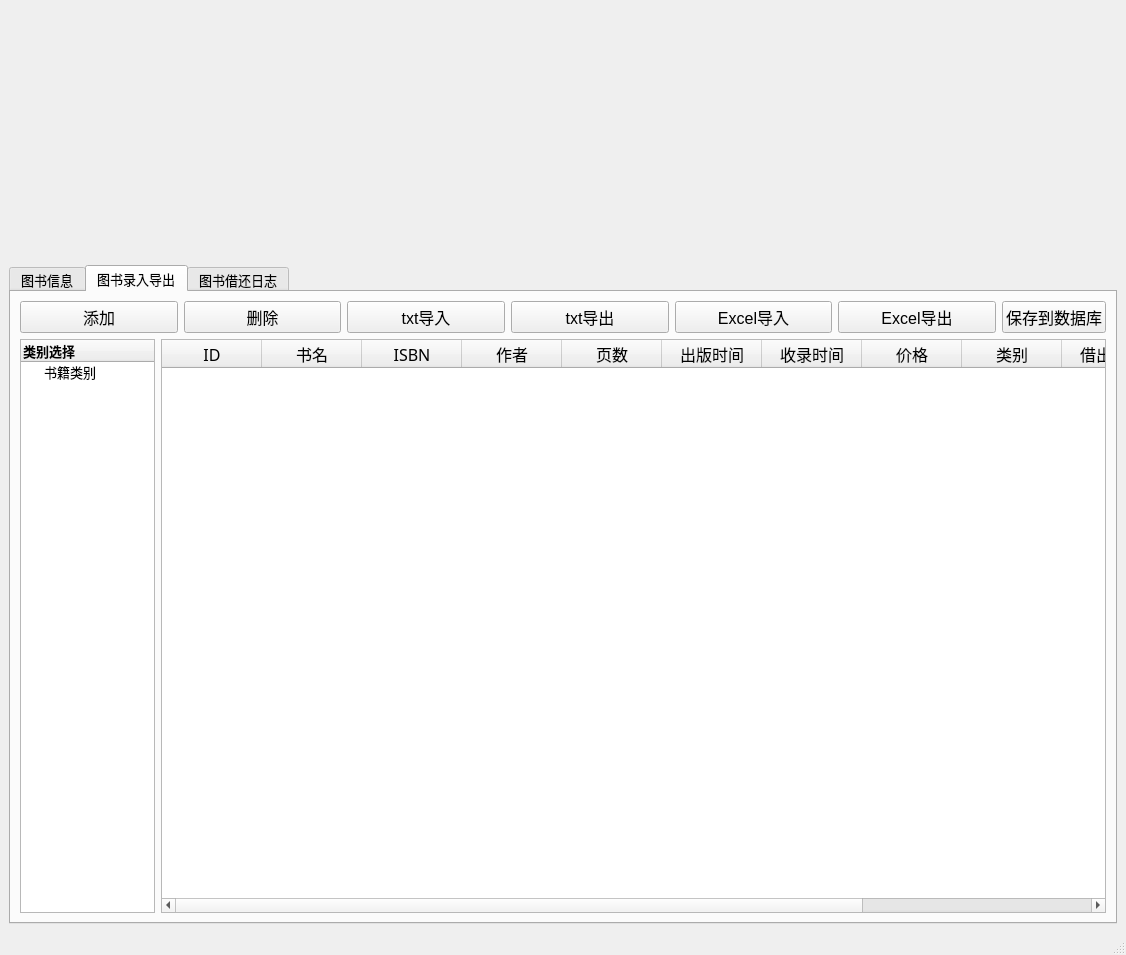
<?xml version="1.0" encoding="UTF-8"?>
<ui version="4.0">
 <class>MainWindow</class>
 <widget class="QMainWindow" name="MainWindow">
  <property name="geometry">
   <rect>
    <x>0</x>
    <y>0</y>
    <width>1126</width>
    <height>955</height>
   </rect>
  </property>
  <property name="sizePolicy">
   <sizepolicy hsizetype="Expanding" vsizetype="Expanding">
    <horstretch>0</horstretch>
    <verstretch>0</verstretch>
   </sizepolicy>
  </property>
  <property name="windowTitle">
   <string>MainWindow</string>
  </property>
  <property name="autoFillBackground">
   <bool>false</bool>
  </property>
  <widget class="QWidget" name="centralwidget">
   <layout class="QVBoxLayout" name="verticalLayout_5">
    <item>
     <layout class="QVBoxLayout" name="verticalLayout" stretch="1,0">
      <item>
       <widget class="QLabel" name="mainTitlePic">
        <property name="sizePolicy">
         <sizepolicy hsizetype="Expanding" vsizetype="Expanding">
          <horstretch>0</horstretch>
          <verstretch>0</verstretch>
         </sizepolicy>
        </property>
        <property name="maximumSize">
         <size>
          <width>1031</width>
          <height>250</height>
         </size>
        </property>
        <property name="text">
         <string/>
        </property>
        <property name="pixmap">
         <pixmap resource="res.qrc">:/images/images/maintitle.png</pixmap>
        </property>
        <property name="scaledContents">
         <bool>true</bool>
        </property>
       </widget>
      </item>
      <item>
       <widget class="QTabWidget" name="book">
        <property name="sizePolicy">
         <sizepolicy hsizetype="Expanding" vsizetype="Expanding">
          <horstretch>0</horstretch>
          <verstretch>0</verstretch>
         </sizepolicy>
        </property>
        <property name="maximumSize">
         <size>
          <width>16777215</width>
          <height>16777215</height>
         </size>
        </property>
        <property name="font">
         <font>
          <pointsize>10</pointsize>
         </font>
        </property>
        <property name="currentIndex">
         <number>1</number>
        </property>
        <property name="iconSize">
         <size>
          <width>32</width>
          <height>32</height>
         </size>
        </property>
        <property name="tabBarAutoHide">
         <bool>false</bool>
        </property>
        <widget class="QWidget" name="widget">
         <attribute name="title">
          <string>图书信息</string>
         </attribute>
         <layout class="QVBoxLayout" name="verticalLayout_9">
          <item>
           <layout class="QVBoxLayout" name="verticalLayout_7" stretch="0,5">
            <item>
             <layout class="QHBoxLayout" name="horizontalLayout_11">
              <item>
               <layout class="QVBoxLayout" name="verticalLayout_2">
                <item>
                 <layout class="QHBoxLayout" name="horizontalLayout">
                  <item>
                   <spacer name="horizontalSpacer">
                    <property name="orientation">
                     <enum>Qt::Horizontal</enum>
                    </property>
                    <property name="sizeHint" stdset="0">
                     <size>
                      <width>40</width>
                      <height>20</height>
                     </size>
                    </property>
                   </spacer>
                  </item>
                  <item>
                   <widget class="QLabel" name="book_search_info">
                    <property name="font">
                     <font>
                      <pointsize>15</pointsize>
                      <weight>75</weight>
                      <bold>true</bold>
                     </font>
                    </property>
                    <property name="text">
                     <string>书籍查询</string>
                    </property>
                   </widget>
                  </item>
                  <item>
                   <spacer name="horizontalSpacer_2">
                    <property name="orientation">
                     <enum>Qt::Horizontal</enum>
                    </property>
                    <property name="sizeHint" stdset="0">
                     <size>
                      <width>40</width>
                      <height>20</height>
                     </size>
                    </property>
                   </spacer>
                  </item>
                 </layout>
                </item>
                <item>
                 <layout class="QHBoxLayout" name="horizontalLayout_2">
                  <item>
                   <widget class="QLabel" name="number">
                    <property name="font">
                     <font>
                      <pointsize>12</pointsize>
                     </font>
                    </property>
                    <property name="text">
                     <string> ID</string>
                    </property>
                   </widget>
                  </item>
                  <item>
                   <widget class="QLineEdit" name="EditID">
                    <property name="font">
                     <font>
                      <pointsize>12</pointsize>
                     </font>
                    </property>
                   </widget>
                  </item>
                  <item>
                   <widget class="QLabel" name="name">
                    <property name="font">
                     <font>
                      <pointsize>12</pointsize>
                     </font>
                    </property>
                    <property name="text">
                     <string>书名</string>
                    </property>
                   </widget>
                  </item>
                  <item>
                   <widget class="QLineEdit" name="EditISBN">
                    <property name="font">
                     <font>
                      <pointsize>12</pointsize>
                     </font>
                    </property>
                   </widget>
                  </item>
                  <item>
                   <widget class="QLabel" name="ISBN">
                    <property name="font">
                     <font>
                      <pointsize>12</pointsize>
                     </font>
                    </property>
                    <property name="text">
                     <string>ISBN</string>
                    </property>
                   </widget>
                  </item>
                  <item>
                   <widget class="QLineEdit" name="EditName">
                    <property name="font">
                     <font>
                      <pointsize>12</pointsize>
                     </font>
                    </property>
                   </widget>
                  </item>
                 </layout>
                </item>
                <item>
                 <layout class="QHBoxLayout" name="horizontalLayout_3">
                  <item>
                   <widget class="QLabel" name="author">
                    <property name="font">
                     <font>
                      <pointsize>12</pointsize>
                     </font>
                    </property>
                    <property name="text">
                     <string> 作者</string>
                    </property>
                   </widget>
                  </item>
                  <item>
                   <widget class="QLineEdit" name="EditAuthor">
                    <property name="font">
                     <font>
                      <pointsize>12</pointsize>
                     </font>
                    </property>
                   </widget>
                  </item>
                  <item>
                   <widget class="QLabel" name="price">
                    <property name="font">
                     <font>
                      <pointsize>12</pointsize>
                     </font>
                    </property>
                    <property name="text">
                     <string>价格</string>
                    </property>
                   </widget>
                  </item>
                  <item>
                   <widget class="QLineEdit" name="EditPrice">
                    <property name="font">
                     <font>
                      <pointsize>12</pointsize>
                     </font>
                    </property>
                   </widget>
                  </item>
                  <item>
                   <widget class="QLabel" name="connect2">
                    <property name="font">
                     <font>
                      <pointsize>12</pointsize>
                     </font>
                    </property>
                    <property name="text">
                     <string>--</string>
                    </property>
                   </widget>
                  </item>
                  <item>
                   <widget class="QLineEdit" name="EditPrice2">
                    <property name="font">
                     <font>
                      <pointsize>12</pointsize>
                     </font>
                    </property>
                   </widget>
                  </item>
                 </layout>
                </item>
                <item>
                 <layout class="QHBoxLayout" name="horizontalLayout_4">
                  <item>
                   <widget class="QLabel" name="publish_date">
                    <property name="font">
                     <font>
                      <pointsize>12</pointsize>
                     </font>
                    </property>
                    <property name="text">
                     <string> 出版日期</string>
                    </property>
                   </widget>
                  </item>
                  <item>
                   <widget class="QLineEdit" name="publish_date1">
                    <property name="font">
                     <font>
                      <pointsize>12</pointsize>
                     </font>
                    </property>
                   </widget>
                  </item>
                  <item>
                   <widget class="QLabel" name="connect1">
                    <property name="font">
                     <font>
                      <pointsize>12</pointsize>
                     </font>
                    </property>
                    <property name="text">
                     <string>--</string>
                    </property>
                   </widget>
                  </item>
                  <item>
                   <widget class="QLineEdit" name="publish_date2">
                    <property name="font">
                     <font>
                      <pointsize>12</pointsize>
                     </font>
                    </property>
                   </widget>
                  </item>
                  <item>
                   <widget class="QLabel" name="borrow_state">
                    <property name="font">
                     <font>
                      <pointsize>12</pointsize>
                     </font>
                    </property>
                    <property name="text">
                     <string>借出状态</string>
                    </property>
                   </widget>
                  </item>
                  <item>
                   <widget class="QComboBox" name="borrow_state_cbbox"/>
                  </item>
                 </layout>
                </item>
               </layout>
              </item>
              <item>
               <layout class="QVBoxLayout" name="verticalLayout_6" stretch="1,3,0,3">
                <item>
                 <spacer name="verticalSpacer_2">
                  <property name="orientation">
                   <enum>Qt::Vertical</enum>
                  </property>
                  <property name="sizeHint" stdset="0">
                   <size>
                    <width>20</width>
                    <height>40</height>
                   </size>
                  </property>
                 </spacer>
                </item>
                <item>
                 <widget class="QPushButton" name="start_search">
                  <property name="font">
                   <font>
                    <pointsize>12</pointsize>
                   </font>
                  </property>
                  <property name="text">
                   <string>开始检索</string>
                  </property>
                  <property name="icon">
                   <iconset resource="res.qrc">
                    <normaloff>:/icons/icons/查找.ico</normaloff>:/icons/icons/查找.ico</iconset>
                  </property>
                 </widget>
                </item>
                <item>
                 <spacer name="verticalSpacer">
                  <property name="orientation">
                   <enum>Qt::Vertical</enum>
                  </property>
                  <property name="sizeHint" stdset="0">
                   <size>
                    <width>20</width>
                    <height>40</height>
                   </size>
                  </property>
                 </spacer>
                </item>
                <item>
                 <layout class="QHBoxLayout" name="horizontalLayout_5">
                  <item>
                   <widget class="QCheckBox" name="remain_choose">
                    <property name="font">
                     <font>
                      <pointsize>12</pointsize>
                     </font>
                    </property>
                    <property name="text">
                     <string/>
                    </property>
                   </widget>
                  </item>
                  <item>
                   <widget class="QLineEdit" name="remain_choose_text">
                    <property name="font">
                     <font>
                      <pointsize>12</pointsize>
                     </font>
                    </property>
                    <property name="text">
                     <string>只检索有余量的书籍</string>
                    </property>
                   </widget>
                  </item>
                  <item>
                   <spacer name="horizontalSpacer_5">
                    <property name="orientation">
                     <enum>Qt::Horizontal</enum>
                    </property>
                    <property name="sizeHint" stdset="0">
                     <size>
                      <width>40</width>
                      <height>20</height>
                     </size>
                    </property>
                   </spacer>
                  </item>
                 </layout>
                </item>
               </layout>
              </item>
             </layout>
            </item>
            <item>
             <layout class="QHBoxLayout" name="horizontalLayout_10" stretch="1,7">
              <item>
               <widget class="QTreeWidget" name="book_class">
                <column>
                 <property name="text">
                  <string>类别选择</string>
                 </property>
                 <property name="font">
                  <font>
                   <weight>75</weight>
                   <bold>true</bold>
                  </font>
                 </property>
                </column>
                <item>
                 <property name="text">
                  <string>书籍类别</string>
                 </property>
                </item>
               </widget>
              </item>
              <item>
               <widget class="QTableWidget" name="book_form_search">
                <property name="sizePolicy">
                 <sizepolicy hsizetype="Expanding" vsizetype="Expanding">
                  <horstretch>1</horstretch>
                  <verstretch>1</verstretch>
                 </sizepolicy>
                </property>
                <column>
                 <property name="text">
                  <string>ID</string>
                 </property>
                 <property name="font">
                  <font>
                   <family>宋体</family>
                   <pointsize>12</pointsize>
                  </font>
                 </property>
                </column>
                <column>
                 <property name="text">
                  <string>书名</string>
                 </property>
                 <property name="font">
                  <font>
                   <family>宋体</family>
                   <pointsize>12</pointsize>
                  </font>
                 </property>
                </column>
                <column>
                 <property name="text">
                  <string>ISBN</string>
                 </property>
                 <property name="font">
                  <font>
                   <family>宋体</family>
                   <pointsize>12</pointsize>
                  </font>
                 </property>
                </column>
                <column>
                 <property name="text">
                  <string>作者</string>
                 </property>
                 <property name="font">
                  <font>
                   <family>宋体</family>
                   <pointsize>12</pointsize>
                  </font>
                 </property>
                </column>
                <column>
                 <property name="text">
                  <string>页数</string>
                 </property>
                 <property name="font">
                  <font>
                   <family>宋体</family>
                   <pointsize>12</pointsize>
                  </font>
                 </property>
                </column>
                <column>
                 <property name="text">
                  <string>出版时间</string>
                 </property>
                 <property name="font">
                  <font>
                   <family>宋体</family>
                   <pointsize>12</pointsize>
                  </font>
                 </property>
                </column>
                <column>
                 <property name="text">
                  <string>收录时间</string>
                 </property>
                 <property name="font">
                  <font>
                   <family>宋体</family>
                   <pointsize>12</pointsize>
                  </font>
                 </property>
                </column>
                <column>
                 <property name="text">
                  <string>价格</string>
                 </property>
                 <property name="font">
                  <font>
                   <family>宋体</family>
                   <pointsize>12</pointsize>
                  </font>
                 </property>
                </column>
                <column>
                 <property name="text">
                  <string>类别</string>
                 </property>
                 <property name="font">
                  <font>
                   <family>宋体</family>
                   <pointsize>12</pointsize>
                  </font>
                 </property>
                </column>
                <column>
                 <property name="text">
                  <string>借出状态</string>
                 </property>
                 <property name="font">
                  <font>
                   <family>宋体</family>
                   <pointsize>12</pointsize>
                  </font>
                 </property>
                </column>
                <column>
                 <property name="text">
                  <string>借出次数</string>
                 </property>
                 <property name="font">
                  <font>
                   <family>宋体</family>
                   <pointsize>12</pointsize>
                  </font>
                 </property>
                </column>
                <column>
                 <property name="text">
                  <string>余量</string>
                 </property>
                 <property name="font">
                  <font>
                   <family>宋体</family>
                   <pointsize>12</pointsize>
                  </font>
                 </property>
                </column>
               </widget>
              </item>
             </layout>
            </item>
           </layout>
          </item>
         </layout>
        </widget>
        <widget class="QWidget" name="tab_2">
         <attribute name="title">
          <string>图书录入导出</string>
         </attribute>
         <layout class="QVBoxLayout" name="verticalLayout_4">
          <item>
           <layout class="QHBoxLayout" name="horizontalLayout_6">
            <item>
             <widget class="QPushButton" name="book_add">
              <property name="sizePolicy">
               <sizepolicy hsizetype="Minimum" vsizetype="Fixed">
                <horstretch>1</horstretch>
                <verstretch>1</verstretch>
               </sizepolicy>
              </property>
              <property name="font">
               <font>
                <pointsize>12</pointsize>
               </font>
              </property>
              <property name="text">
               <string>添加</string>
              </property>
              <property name="icon">
               <iconset resource="res.qrc">
                <normaloff>:/icons/icons/增加图书.ico</normaloff>:/icons/icons/增加图书.ico</iconset>
              </property>
             </widget>
            </item>
            <item>
             <widget class="QPushButton" name="book_delete">
              <property name="sizePolicy">
               <sizepolicy hsizetype="Minimum" vsizetype="Fixed">
                <horstretch>1</horstretch>
                <verstretch>1</verstretch>
               </sizepolicy>
              </property>
              <property name="font">
               <font>
                <pointsize>12</pointsize>
               </font>
              </property>
              <property name="text">
               <string>删除</string>
              </property>
              <property name="icon">
               <iconset resource="res.qrc">
                <normaloff>:/icons/icons/删除图书.ico</normaloff>:/icons/icons/删除图书.ico</iconset>
              </property>
             </widget>
            </item>
            <item>
             <widget class="QPushButton" name="txt_in">
              <property name="sizePolicy">
               <sizepolicy hsizetype="Minimum" vsizetype="Fixed">
                <horstretch>1</horstretch>
                <verstretch>1</verstretch>
               </sizepolicy>
              </property>
              <property name="font">
               <font>
                <pointsize>12</pointsize>
               </font>
              </property>
              <property name="text">
               <string>txt导入</string>
              </property>
              <property name="icon">
               <iconset resource="res.qrc">
                <normaloff>:/icons/icons/txt导入.ico</normaloff>:/icons/icons/txt导入.ico</iconset>
              </property>
              <property name="iconSize">
               <size>
                <width>20</width>
                <height>20</height>
               </size>
              </property>
             </widget>
            </item>
            <item>
             <widget class="QPushButton" name="txt_out">
              <property name="sizePolicy">
               <sizepolicy hsizetype="Minimum" vsizetype="Fixed">
                <horstretch>1</horstretch>
                <verstretch>1</verstretch>
               </sizepolicy>
              </property>
              <property name="font">
               <font>
                <pointsize>12</pointsize>
               </font>
              </property>
              <property name="text">
               <string>txt导出</string>
              </property>
              <property name="icon">
               <iconset resource="res.qrc">
                <normaloff>:/icons/icons/txt导出.ico</normaloff>:/icons/icons/txt导出.ico</iconset>
              </property>
             </widget>
            </item>
            <item>
             <widget class="QPushButton" name="Excel_in">
              <property name="sizePolicy">
               <sizepolicy hsizetype="Minimum" vsizetype="Fixed">
                <horstretch>1</horstretch>
                <verstretch>1</verstretch>
               </sizepolicy>
              </property>
              <property name="font">
               <font>
                <pointsize>12</pointsize>
               </font>
              </property>
              <property name="text">
               <string>Excel导入</string>
              </property>
              <property name="icon">
               <iconset resource="res.qrc">
                <normaloff>:/icons/icons/excel导入.ico</normaloff>:/icons/icons/excel导入.ico</iconset>
              </property>
             </widget>
            </item>
            <item>
             <widget class="QPushButton" name="Excel_out">
              <property name="sizePolicy">
               <sizepolicy hsizetype="Minimum" vsizetype="Fixed">
                <horstretch>1</horstretch>
                <verstretch>1</verstretch>
               </sizepolicy>
              </property>
              <property name="font">
               <font>
                <pointsize>12</pointsize>
               </font>
              </property>
              <property name="text">
               <string>Excel导出</string>
              </property>
              <property name="icon">
               <iconset resource="res.qrc">
                <normaloff>:/icons/icons/excel导出.ico</normaloff>:/icons/icons/excel导出.ico</iconset>
              </property>
             </widget>
            </item>
            <item>
             <widget class="QPushButton" name="db_save">
              <property name="font">
               <font>
                <pointsize>12</pointsize>
               </font>
              </property>
              <property name="text">
               <string>保存到数据库</string>
              </property>
              <property name="icon">
               <iconset resource="res.qrc">
                <normaloff>:/icons/icons/db.ico</normaloff>:/icons/icons/db.ico</iconset>
              </property>
             </widget>
            </item>
           </layout>
          </item>
          <item>
           <layout class="QHBoxLayout" name="horizontalLayout_8" stretch="1,7">
            <item>
             <widget class="QTreeWidget" name="book_class_2">
              <property name="enabled">
               <bool>true</bool>
              </property>
              <property name="sizePolicy">
               <sizepolicy hsizetype="Expanding" vsizetype="Expanding">
                <horstretch>0</horstretch>
                <verstretch>0</verstretch>
               </sizepolicy>
              </property>
              <column>
               <property name="text">
                <string>类别选择</string>
               </property>
               <property name="font">
                <font>
                 <weight>75</weight>
                 <bold>true</bold>
                </font>
               </property>
              </column>
              <item>
               <property name="text">
                <string>书籍类别</string>
               </property>
              </item>
             </widget>
            </item>
            <item>
             <widget class="QTableWidget" name="book_form_add">
              <property name="sizePolicy">
               <sizepolicy hsizetype="Expanding" vsizetype="Expanding">
                <horstretch>1</horstretch>
                <verstretch>1</verstretch>
               </sizepolicy>
              </property>
              <column>
               <property name="text">
                <string>ID</string>
               </property>
               <property name="font">
                <font>
                 <family>宋体</family>
                 <pointsize>12</pointsize>
                </font>
               </property>
              </column>
              <column>
               <property name="text">
                <string>书名</string>
               </property>
               <property name="font">
                <font>
                 <family>宋体</family>
                 <pointsize>12</pointsize>
                </font>
               </property>
              </column>
              <column>
               <property name="text">
                <string>ISBN</string>
               </property>
               <property name="font">
                <font>
                 <family>宋体</family>
                 <pointsize>12</pointsize>
                </font>
               </property>
              </column>
              <column>
               <property name="text">
                <string>作者</string>
               </property>
               <property name="font">
                <font>
                 <family>宋体</family>
                 <pointsize>12</pointsize>
                </font>
               </property>
              </column>
              <column>
               <property name="text">
                <string>页数</string>
               </property>
               <property name="font">
                <font>
                 <family>宋体</family>
                 <pointsize>12</pointsize>
                </font>
               </property>
              </column>
              <column>
               <property name="text">
                <string>出版时间</string>
               </property>
               <property name="font">
                <font>
                 <family>宋体</family>
                 <pointsize>12</pointsize>
                </font>
               </property>
              </column>
              <column>
               <property name="text">
                <string>收录时间</string>
               </property>
               <property name="font">
                <font>
                 <family>宋体</family>
                 <pointsize>12</pointsize>
                </font>
               </property>
              </column>
              <column>
               <property name="text">
                <string>价格</string>
               </property>
               <property name="font">
                <font>
                 <family>宋体</family>
                 <pointsize>12</pointsize>
                </font>
               </property>
              </column>
              <column>
               <property name="text">
                <string>类别</string>
               </property>
               <property name="font">
                <font>
                 <family>宋体</family>
                 <pointsize>12</pointsize>
                </font>
               </property>
              </column>
              <column>
               <property name="text">
                <string>借出状态</string>
               </property>
               <property name="font">
                <font>
                 <family>宋体</family>
                 <pointsize>12</pointsize>
                </font>
               </property>
              </column>
              <column>
               <property name="text">
                <string>借出次数</string>
               </property>
               <property name="font">
                <font>
                 <family>宋体</family>
                 <pointsize>12</pointsize>
                </font>
               </property>
              </column>
              <column>
               <property name="text">
                <string>余量</string>
               </property>
               <property name="font">
                <font>
                 <family>宋体</family>
                 <pointsize>12</pointsize>
                </font>
               </property>
              </column>
             </widget>
            </item>
           </layout>
          </item>
         </layout>
        </widget>
        <widget class="QWidget" name="tab">
         <attribute name="title">
          <string>图书借还日志</string>
         </attribute>
         <layout class="QVBoxLayout" name="verticalLayout_3">
          <item>
           <layout class="QHBoxLayout" name="horizontalLayout_7">
            <item>
             <spacer name="horizontalSpacer_3">
              <property name="orientation">
               <enum>Qt::Horizontal</enum>
              </property>
              <property name="sizeHint" stdset="0">
               <size>
                <width>40</width>
                <height>20</height>
               </size>
              </property>
             </spacer>
            </item>
            <item>
             <widget class="QLabel" name="label_2">
              <property name="text">
               <string/>
              </property>
              <property name="pixmap">
               <pixmap resource="res.qrc">:/icons/icons/借出归还总日志.ico</pixmap>
              </property>
             </widget>
            </item>
            <item>
             <widget class="QLabel" name="label">
              <property name="font">
               <font>
                <pointsize>16</pointsize>
               </font>
              </property>
              <property name="text">
               <string>图书借还日志</string>
              </property>
             </widget>
            </item>
            <item>
             <spacer name="horizontalSpacer_4">
              <property name="orientation">
               <enum>Qt::Horizontal</enum>
              </property>
              <property name="sizeHint" stdset="0">
               <size>
                <width>40</width>
                <height>20</height>
               </size>
              </property>
             </spacer>
            </item>
           </layout>
          </item>
          <item>
           <widget class="QTableWidget" name="main_BRLog_table">
            <column>
             <property name="text">
              <string>借阅书籍名称</string>
             </property>
             <property name="font">
              <font>
               <family>宋体</family>
               <pointsize>12</pointsize>
              </font>
             </property>
             <property name="textAlignment">
              <set>AlignCenter</set>
             </property>
            </column>
            <column>
             <property name="text">
              <string>读者ID</string>
             </property>
             <property name="font">
              <font>
               <family>宋体</family>
               <pointsize>12</pointsize>
              </font>
             </property>
             <property name="textAlignment">
              <set>AlignCenter</set>
             </property>
            </column>
            <column>
             <property name="text">
              <string>借阅时间</string>
             </property>
             <property name="font">
              <font>
               <family>宋体</family>
               <pointsize>12</pointsize>
              </font>
             </property>
             <property name="textAlignment">
              <set>AlignCenter</set>
             </property>
            </column>
            <column>
             <property name="text">
              <string>借阅地点</string>
             </property>
             <property name="font">
              <font>
               <family>宋体</family>
               <pointsize>12</pointsize>
              </font>
             </property>
             <property name="textAlignment">
              <set>AlignCenter</set>
             </property>
            </column>
            <column>
             <property name="text">
              <string>借阅时长</string>
             </property>
             <property name="font">
              <font>
               <family>宋体</family>
               <pointsize>12</pointsize>
              </font>
             </property>
             <property name="textAlignment">
              <set>AlignCenter</set>
             </property>
            </column>
            <column>
             <property name="text">
              <string>归还截止日期</string>
             </property>
             <property name="font">
              <font>
               <family>宋体</family>
               <pointsize>12</pointsize>
              </font>
             </property>
             <property name="textAlignment">
              <set>AlignCenter</set>
             </property>
            </column>
            <column>
             <property name="text">
              <string>是否已归还</string>
             </property>
             <property name="font">
              <font>
               <family>宋体</family>
               <pointsize>12</pointsize>
              </font>
             </property>
             <property name="textAlignment">
              <set>AlignCenter</set>
             </property>
            </column>
            <column>
             <property name="text">
              <string>归还日期</string>
             </property>
             <property name="font">
              <font>
               <family>宋体</family>
               <pointsize>12</pointsize>
              </font>
             </property>
             <property name="textAlignment">
              <set>AlignCenter</set>
             </property>
            </column>
            <column>
             <property name="text">
              <string>归还地点</string>
             </property>
             <property name="font">
              <font>
               <family>宋体</family>
               <pointsize>12</pointsize>
              </font>
             </property>
             <property name="textAlignment">
              <set>AlignCenter</set>
             </property>
            </column>
            <column>
             <property name="text">
              <string>实际借阅时长</string>
             </property>
             <property name="font">
              <font>
               <family>宋体</family>
               <pointsize>12</pointsize>
              </font>
             </property>
             <property name="textAlignment">
              <set>AlignCenter</set>
             </property>
            </column>
           </widget>
          </item>
         </layout>
        </widget>
       </widget>
      </item>
     </layout>
    </item>
   </layout>
  </widget>
  <widget class="QStatusBar" name="statusbar"/>
 </widget>
 <resources>
  <include location="res.qrc"/>
 </resources>
 <connections/>
</ui>
